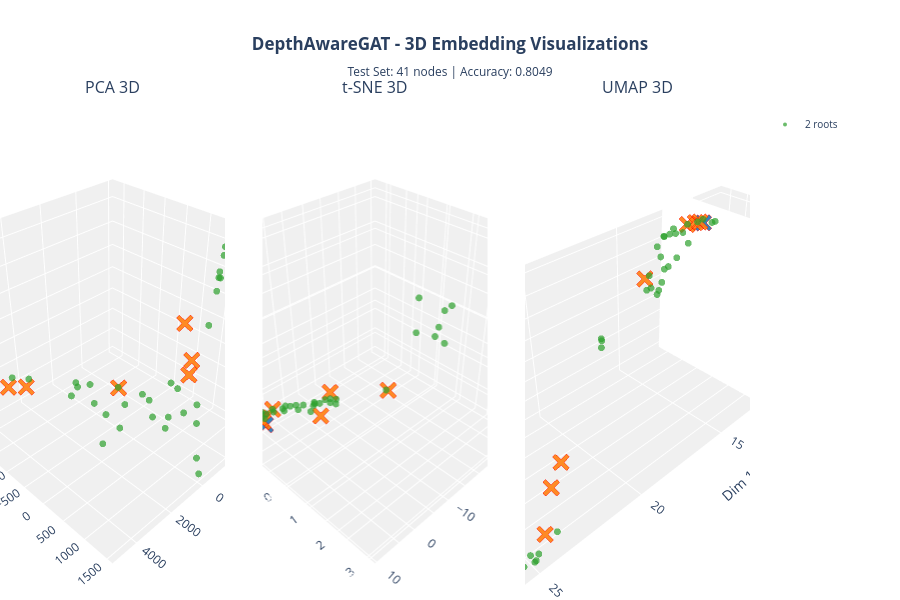

Notebook source saved alongside this figure:
### Markdown cell above
## 6.10 Interactive 3D Embedding Visualizations

Interactive 3D visualizations using Plotly that encode:
- **Color**: True root count (ground truth label)
- **Marker size**: Prediction confidence or entropy
- **Interactivity**: Rotate, zoom, and hover for details

These visualizations help answer key analytical questions about the learned representations.

### Code cell
# 3. DepthAwareGAT Model - 3D Visualization
print("\n" + "="*70)
print("3D VISUALIZATION - DEPTH-AWARE GAT")
print("="*70)
gat_embeddings_3d = plot_model_embeddings_3d(gat_model, "DepthAwareGAT", data, trainer, class_names)

### Figure 1 — Plotly figure (JSON) as saved in the notebook; plotly's stock layout.template omitted (floating-point values rounded to 4 significant figures)
{"data": [{"hovertemplate": "<b>ERROR</b><br>True: 0 roots<br>Pred: %{text}<br>PCA1: %{x:.2f}<br>PCA2: %{y:.2f}<br>PCA3: %{z:.2f}<extra></extra>", "legendgroup": "class_0", "marker": {"color": "#1f77b4", "line": {"color": "red", "width": 2}, "opacity": 0.9, "size": 6, "symbol": "x"}, "mode": "markers", "name": "0 roots (error)", "scene": "scene", "showlegend": false, "text": ["2 roots"], "type": "scatter3d", "x": [4497.0], "y": [-2188.0], "z": [109.9]}, {"hovertemplate": "<b>ERROR</b><br>True: 1 root<br>Pred: %{text}<br>PCA1: %{x:.2f}<br>PCA2: %{y:.2f}<br>PCA3: %{z:.2f}<extra></extra>", "legendgroup": "class_1", "marker": {"color": "#ff7f0e", "line": {"color": "red", "width": 2}, "opacity": 0.9, "size": 6, "symbol": "x"}, "mode": "markers", "name": "1 root (error)", "scene": "scene", "showlegend": false, "text": ["2 roots", "2 roots", "2 roots", "2 roots", "2 roots", "2 roots", "2 roots"], "type": "scatter3d", "x": [3951.0, 3285.0, 2619.0, -1453.0, -3977.0, -3773.0, -3196.0], "y": [-2053.0, -1884.0, -1715.0, -981.3, -62.39, 32.84, -24.39], "z": [-45.17, -65.6, -86.53, -310.9, -206.5, -26.03, 343.7]}, {"hovertemplate": "<b>2 roots</b><br>True: %{text}<br>PCA1: %{x:.2f}<br>PCA2: %{y:.2f}<br>PCA3: %{z:.2f}<extra></extra>", "legendgroup": "class_2", "marker": {"color": "#2ca02c", "opacity": 0.7, "size": 4, "symbol": "circle"}, "mode": "markers", "name": "2 roots", "scene": "scene", "showlegend": true, "text": ["2 roots", "2 roots", "2 roots", "2 roots", "2 roots", "2 roots", "2 roots", "2 roots", "2 roots", "2 roots", "2 roots", "2 roots", "2 roots", "2 roots", "2 roots", "2 roots", "2 roots", "2 roots", "2 roots", "2 roots", "2 roots", "2 roots", "2 roots", "2 roots", "2 roots", "2 roots", "2 roots", "2 roots", "2 roots", "2 roots", "2 roots", "2 roots", "2 roots"], "type": "scatter3d", "x": [4988.0, 4954.0, 3347.0, 2661.0, 2455.0, 1380.0, 601.2, 614.7, 760.5, 857.7, 969.3, -90.1, -598.2, -45.79, -1456.0, -1168.0, -1069.0, -839.9, -2041.0, -1984.0, -1830.0, -2492.0, -2393.0, -3368.0, -3315.0, -3160.0, -3659.0, -3088.0, -3033.0, -3010.0, -2794.0, -2707.0, -2676.0], "y": [-1129.0, -1272.0, -1689.0, -1588.0, 225.8, -1054.0, -1285.0, -1235.0, -716.1, -370.5, 26.49, -1201.0, -470.7, 1496.0, -993.8, 28.43, 377.6, 1197.0, -560.6, -360.5, 188.3, 335.6, 680.7, -296.8, -108.5, 430.2, 362.2, 603.6, 631.0, 642.8, 725.3, 768.3, 784.0], "z": [670.3, 541.8, 69.58, 18.31, -148.5, -137.1, -136.7, -166.5, -189.4, -202.8, -218.1, -200.0, -276.2, -364.8, -309.5, -335.2, -348.5, -394.4, -335.7, -343.9, -364.9, -353.2, -362.4, -285.1, -294.8, -316.0, 361.2, 719.0, 827.8, 874.7, 855.8, 1026.0, 1088.0]}, {"hovertemplate": "<b>ERROR</b><br>True: 0 roots<br>Pred: %{text}<br>t-SNE1: %{x:.2f}<br>t-SNE2: %{y:.2f}<br>t-SNE3: %{z:.2f}<extra></extra>", "legendgroup": "class_0", "marker": {"color": "#1f77b4", "line": {"color": "red", "width": 2}, "opacity": 0.9, "size": 6, "symbol": "x"}, "mode": "markers", "name": "0 roots (error)", "scene": "scene2", "showlegend": false, "text": ["2 roots"], "type": "scatter3d", "x": [8.899], "y": [-0.8351], "z": [-0.414]}, {"hovertemplate": "<b>ERROR</b><br>True: 1 root<br>Pred: %{text}<br>t-SNE1: %{x:.2f}<br>t-SNE2: %{y:.2f}<br>t-SNE3: %{z:.2f}<extra></extra>", "legendgroup": "class_1", "marker": {"color": "#ff7f0e", "line": {"color": "red", "width": 2}, "opacity": 0.9, "size": 6, "symbol": "x"}, "mode": "markers", "name": "1 root (error)", "scene": "scene2", "showlegend": false, "text": ["2 roots", "2 roots", "2 roots", "2 roots", "2 roots", "2 roots", "2 roots"], "type": "scatter3d", "x": [8.177, 7.296, 6.3, -0.9373, -7.643, -7.327, -5.928], "y": [-1.071, -1.352, -1.637, -2.358, -1.23, -0.6978, 1.622], "z": [-0.5036, -0.6463, -0.8088, -1.381, -1.443, -0.4601, 0.7685]}, {"hovertemplate": "<b>2 roots</b><br>True: %{text}<br>t-SNE1: %{x:.2f}<br>t-SNE2: %{y:.2f}<br>t-SNE3: %{z:.2f}<extra></extra>", "legendgroup": "class_2", "marker": {"color": "#2ca02c", "opacity": 0.7, "size": 4, "symbol": "circle"}, "mode": "markers", "name": "2 roots", "scene": "scene2", "showlegend": false, "text": ["2 roots", "2 roots", "2 roots", "2 roots", "2 roots", "2 roots", "2 roots", "2 roots", "2 roots", "2 roots", "2 roots", "2 roots", "2 roots", "2 roots", "2 roots", "2 roots", "2 roots", "2 roots", "2 roots", "2 roots", "2 roots", "2 roots", "2 roots", "2 roots", "2 roots", "2 roots", "2 roots", "2 roots", "2 roots", "2 roots", "2 roots", "2 roots", "2 roots"], "type": "scatter3d", "x": [-34.72, 9.007, 7.263, 6.289, 4.852, 4.118, 2.971, 2.971, 2.991, 2.977, 2.953, 1.693, 0.588, 1.343, -0.9414, -0.5115, -0.3476, 0.1772, -2.158, -2.056, -1.722, -2.95, -2.642, -5.364, -5.327, -4.974, -8.347, -7.647, -7.9, -7.823, -7.269, -7.326, -7.663], "y": [0.1454, 0.1565, -1.16, -1.508, 0.4047, -1.701, -2.28, -2.226, -1.564, -1.048, -0.4295, -2.435, -1.56, 0.807, -2.373, -0.7902, -0.2808, 0.4263, -1.691, -1.394, -0.5095, -0.248, 0.006056, -1.16, -0.8658, -0.1136, 1.263, 2.199, 2.685, 2.947, 2.272, 2.935, 3.069], "z": [0.2691, 0.582, -0.5274, -0.7345, 0.3048, -0.8738, -1.224, -1.193, -0.8183, -0.5291, -0.1848, -1.343, -0.8686, 0.4776, -1.389, -0.4528, -0.1562, 0.253, -1.034, -0.8519, -0.3168, -0.1888, -0.02273, -0.9521, -0.7423, -0.2365, 0.4616, 2.212, 2.31, 2.28, 2.949, 2.936, 3.059]}, {"hovertemplate": "<b>ERROR</b><br>True: 0 roots<br>Pred: %{text}<br>UMAP1: %{x:.2f}<br>UMAP2: %{y:.2f}<br>UMAP3: %{z:.2f}<extra></extra>", "legendgroup": "class_0", "marker": {"color": "#1f77b4", "line": {"color": "red", "width": 2}, "opacity": 0.9, "size": 6, "symbol": "x"}, "mode": "markers", "name": "0 roots (error)", "scene": "scene3", "showlegend": false, "text": ["2 roots"], "type": "scatter3d", "x": [9.275], "y": [2.572], "z": [8.883]}, {"hovertemplate": "<b>ERROR</b><br>True: 1 root<br>Pred: %{text}<br>UMAP1: %{x:.2f}<br>UMAP2: %{y:.2f}<br>UMAP3: %{z:.2f}<extra></extra>", "legendgroup": "class_1", "marker": {"color": "#ff7f0e", "line": {"color": "red", "width": 2}, "opacity": 0.9, "size": 6, "symbol": "x"}, "mode": "markers", "name": "1 root (error)", "scene": "scene3", "showlegend": false, "text": ["2 roots", "2 roots", "2 roots", "2 roots", "2 roots", "2 roots", "2 roots"], "type": "scatter3d", "x": [9.755, 10.16, 10.77, 14.88, 22.24, 22.99, 23.97], "y": [2.719, 2.783, 2.793, 3.992, 6.861, 7.16, 7.885], "z": [9.119, 9.237, 9.331, 8.434, 4.628, 4.079, 2.949]}, {"hovertemplate": "<b>2 roots</b><br>True: %{text}<br>UMAP1: %{x:.2f}<br>UMAP2: %{y:.2f}<br>UMAP3: %{z:.2f}<extra></extra>", "legendgroup": "class_2", "marker": {"color": "#2ca02c", "opacity": 0.7, "size": 4, "symbol": "circle"}, "mode": "markers", "name": "2 roots", "scene": "scene3", "showlegend": false, "text": ["2 roots", "2 roots", "2 roots", "2 roots", "2 roots", "2 roots", "2 roots", "2 roots", "2 roots", "2 roots", "2 roots", "2 roots", "2 roots", "2 roots", "2 roots", "2 roots", "2 roots", "2 roots", "2 roots", "2 roots", "2 roots", "2 roots", "2 roots", "2 roots", "2 roots", "2 roots", "2 roots", "2 roots", "2 roots", "2 roots", "2 roots", "2 roots", "2 roots"], "type": "scatter3d", "x": [8.342, 8.601, 10.09, 10.78, 11.23, 12.06, 12.71, 12.8, 12.69, 12.68, 12.61, 13.39, 13.94, 13.25, 14.74, 14.55, 14.44, 14.03, 15.5, 15.37, 15.13, 15.7, 15.54, 18.4, 18.43, 18.62, 23.68, 24.65, 24.85, 24.93, 24.96, 25.35, 25.59], "y": [2.578, 2.583, 2.852, 2.803, 4.08, 3.055, 3.073, 3.154, 3.398, 3.74, 4.098, 3.295, 4.023, 4.967, 4.114, 4.81, 4.937, 5.035, 4.702, 4.832, 5.225, 5.49, 5.433, 5.008, 5.061, 5.242, 8.268, 8.419, 8.512, 8.539, 8.378, 8.492, 8.676], "z": [8.678, 8.699, 9.267, 9.337, 10.11, 9.591, 9.436, 9.468, 9.635, 9.772, 9.91, 9.216, 9.163, 9.9, 8.576, 9.084, 9.215, 9.518, 8.401, 8.506, 8.84, 8.597, 8.703, 7.467, 7.408, 7.249, 3.183, 2.986, 2.889, 2.91, 3.156, 3.008, 2.905]}], "layout": {"annotations": [{"font": {"size": 16}, "showarrow": false, "text": "PCA 3D", "x": 0.15, "xanchor": "center", "xref": "paper", "y": 1, "yanchor": "bottom", "yref": "paper"}, {"font": {"size": 16}, "showarrow": false, "text": "t-SNE 3D", "x": 0.5, "xanchor": "center", "xref": "paper", "y": 1, "yanchor": "bottom", "yref": "paper"}, {"font": {"size": 16}, "showarrow": false, "text": "UMAP 3D", "x": 0.85, "xanchor": "center", "xref": "paper", "y": 1, "yanchor": "bottom", "yref": "paper"}], "height": 600, "legend": {"font": {"size": 10}, "orientation": "v", "x": 1.02, "xanchor": "left", "y": 0.98, "yanchor": "top"}, "margin": {"b": 0, "l": 0, "r": 150, "t": 100}, "scene": {"camera": {"eye": {"x": 1.5, "y": 1.5, "z": 1.5}}, "domain": {"x": [0, 0.3], "y": [0, 1]}, "xaxis": {"backgroundcolor": "rgb(240, 240, 240)", "gridcolor": "white", "title": {"text": "Dim 1"}}, "yaxis": {"backgroundcolor": "rgb(240, 240, 240)", "gridcolor": "white", "title": {"text": "Dim 2"}}, "zaxis": {"backgroundcolor": "rgb(240, 240, 240)", "gridcolor": "white", "title": {"text": "Dim 3"}}}, "scene2": {"camera": {"eye": {"x": 1.5, "y": 1.5, "z": 1.5}}, "domain": {"x": [0.35, 0.65], "y": [0, 1]}, "xaxis": {"backgroundcolor": "rgb(240, 240, 240)", "gridcolor": "white", "title": {"text": "Dim 1"}}, "yaxis": {"backgroundcolor": "rgb(240, 240, 240)", "gridcolor": "white", "title": {"text": "Dim 2"}}, "zaxis": {"backgroundcolor": "rgb(240, 240, 240)", "gridcolor": "white", "title": {"text": "Dim 3"}}}, "scene3": {"camera": {"eye": {"x": 1.5, "y": 1.5, "z": 1.5}}, "domain": {"x": [0.7, 1], "y": [0, 1]}, "xaxis": {"backgroundcolor": "rgb(240, 240, 240)", "gridcolor": "white", "title": {"text": "Dim 1"}}, "yaxis": {"backgroundcolor": "rgb(240, 240, 240)", "gridcolor": "white", "title": {"text": "Dim 2"}}, "zaxis": {"backgroundcolor": "rgb(240, 240, 240)", "gridcolor": "white", "title": {"text": "Dim 3"}}}, "showlegend": true, "title": {"text": "<b>DepthAwareGAT - 3D Embedding Visualizations</b><br><sub>Test Set: 41 nodes | Accuracy: 0.8049</sub>", "x": 0.5, "xanchor": "center"}}}
